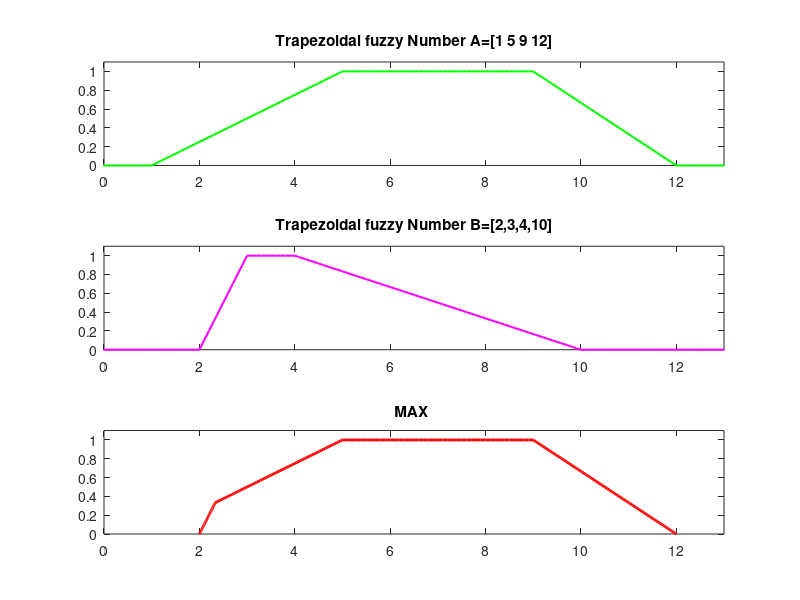

The MATLAB source for this figure:
clear
clc
%  Shahab Sotudian--94125091
% Trapezoidal  Number Operations
% Trapezoidal fuzzy Number A
a1=1;
a2=5;
a3=9;
a4=12;
% Trapezoidal fuzzy Number B
b1=2;
b2=3;
b3=4;
b4=10;
alfa=0;
y=[];
l = -5:0.1:15;
% alfa cut
A=[((a2-a1)*alfa+a1),(-(a4-a3)*alfa+a4)];
B=[((b2-b1)*alfa+b1),(-(b4-b3)*alfa+b4)];

% MAX  
for i=1:1:101
    alfa=(i-1)/100;
   y(i)=alfa;
s1(i)=max(((a2-a1)*alfa+a1),((b2-b1)*alfa+b1));
s2(i)=max((-(a4-a3)*alfa+a4),(-(b4-b3)*alfa+b4));


end



       subplot(311)
h1=trapmf(l,[1 5 9 12]);
plot(l,h1,'g','linewidth',1.5)
title('Trapezoidal fuzzy Number A=[1 5 9 12]')
axis([0,13,0,1.1])
       subplot(312)
h2=trapmf(l,[2,3,4,10]);
plot(l,h2,'m','linewidth',1.5)
title('Trapezoidal fuzzy Number B=[2,3,4,10]')
axis([0,13,0,1.1])

      subplot(313)
plot(s1,y,'r','linewidth',2)
hold on
plot(s2,y,'r','linewidth',2)
hold on
s3=s1(101):0.1:s2(101);
p=ones([size(s3),1]);
plot(s3,p,'r','linewidth',2)
axis([0,13,0,1.1])
title('MAX ')



